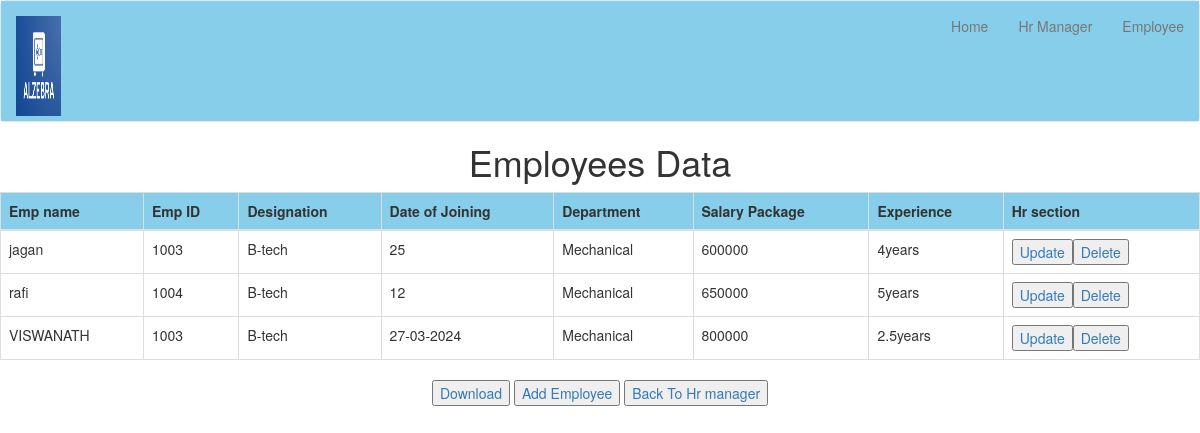
Screenshot of /viewemployeedata/ with the database file from the repository.
### app1/models.py (models this page shows)
class Employee(models.Model):
	Emp_Name=models.CharField(max_length=40)
	Emp_ID=models.IntegerField()
	Designation=models.CharField(max_length=130)
	Date_of_Joining=models.CharField(max_length=130)
	Department=models.CharField(max_length=130)
	Salary_Package=models.IntegerField()
	Experience=models.CharField(max_length=130)

### app1/views.py (the view)
# urls.py: path('viewemployeedata/', views.viewEmployeeDataview),
def viewEmployeeDataview(request):
	data=Employee.objects.all()
	return render(request, "app1/viewemployeedata.html",{'g':data})

### app1/middle.py (called while the page is built)
	def __call__(self,request):
		response=self.get_response(request)
		return response

### templates/app1/viewemployeedata.html
{%extends "app1/home.html"%}
{%block body_block%}
<center>
	<h1>Employees Data</h1>
	<table class="table table-bordered">
		<thead>
			<th>Emp name</th>
			<th>Emp ID</th>
			<th>Designation</th>
			<th>Date of Joining</th>
			<th>Department</th>
			<th>Salary Package</th>
			<th>Experience</th>
			<th>Hr section</th>
		</thead>
{%for i in g%}
		<tr>
			<td>{{i.Emp_Name}}</td>
			<td>{{i.Emp_ID}}</td>
			<td>{{i.Designation}}</td>
			<td>{{i.Date_of_Joining}}</td>
			<td>{{i.Department}}</td>
			<td>{{i.Salary_Package}}</td>
			<td>{{i.Experience}}</td>
			<td><a href="/update/{{i.id}}"><button>Update</button></a><a href="/delete/{{i.id}}"><button>Delete</button></a></td>
		</tr>
{%endfor%}
	</table>
	<a href="/data"><button>Download</button></a>
	<a href="/addemployee"><button>Add Employee</button></a>
	<a href="/hrmanager"><button>Back To Hr manager</button></a>
</center>
{%endblock%}

### templates/app1/home.html (shortened to what this page needs)
{%load static%}
<!DOCTYPE html>
<html>
<head>
<link rel="stylesheet" href="https://stackpath.bootstrapcdn.com/bootstrap/3.4.1/css/bootstrap.min.css">
<link rel="stylesheet" type="text/css" href="{%static "css/styles.css"%}"/>
</head>
<body>
<div class='navbar navbar-default'>
	<div class="container-fluid">
		<div class='navbar-brand' href='/home' class="mg"><img src="{%static "images/Alzebra.png"%}" class="d"></a>
	    </div>
	<ul class="nav navbar-nav navbar-right">
		<li><a href="/home">Home</a></li>
		<li><a href="/hrmanager">Hr Manager</a></li>
		<li><a href="/employee">Employee</a></li>
	</ul>
	</div>
</div>
{%block body_block%}{%endblock%}
</body>
</html>

### static/css/styles.css (style rules this page uses)
.table thead th { background-color: skyblue; border: 1px solid #dee2e6; }
* { box-sizing: border-box; margin: 0%; }
.d { width: 30%; height: 100px; }
.container-fluid { height: 120px; background-color: skyblue; }

### rows the page displays
Employee: Emp_Name "jagan", Emp_ID "1003", Designation "B-tech", Date_of_Joining "25", Department "Mechanical", Salary_Package "600000", Experience "4years"
Employee: Emp_Name "rafi", Emp_ID "1004", Designation "B-tech", Date_of_Joining "12", Department "Mechanical", Salary_Package "650000", Experience "5years"
Employee: Emp_Name "VISWANATH", Emp_ID "1003", Designation "B-tech", Date_of_Joining "27-03-2024", Department "Mechanical", Salary_Package "800000", Experience "2.5years"
